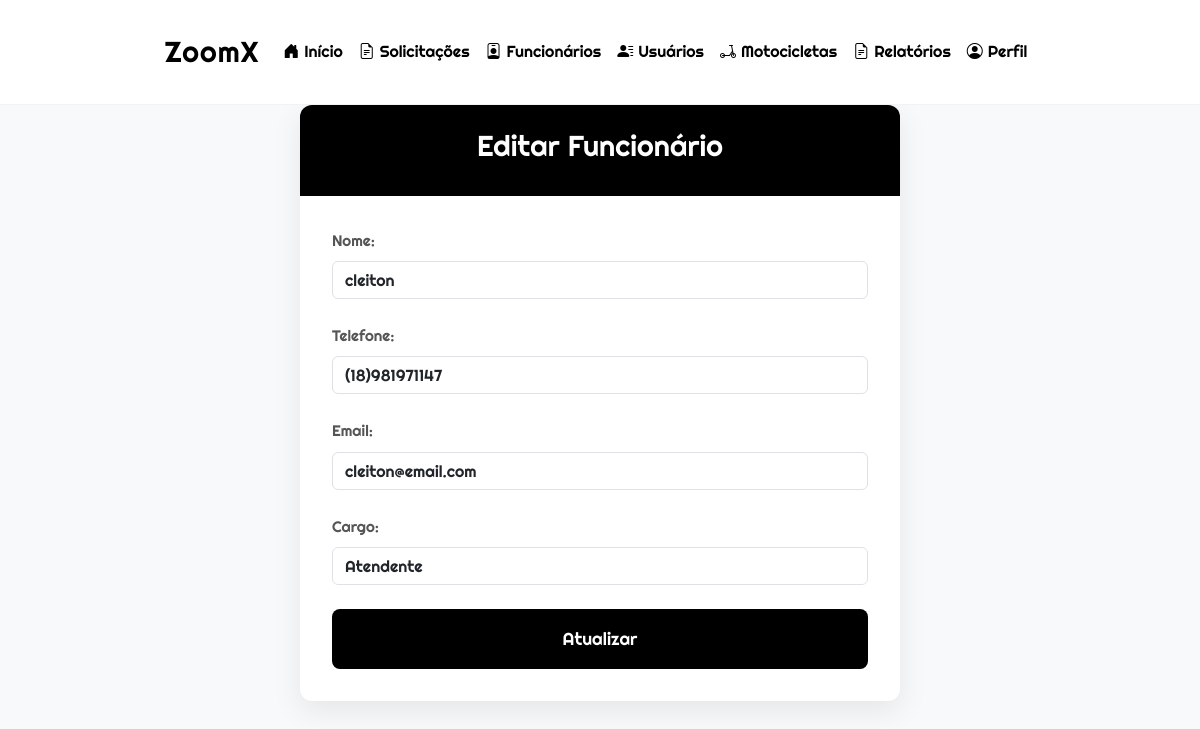
The page /admin/funcionarios/editar_funcionario.php?id=1 (signed in) on the database its author committed.
### tables this page shows
CREATE TABLE `funcionarios` (
  `fun_codigo` int(11) NOT NULL,
  `fun_nome` varchar(255) NOT NULL,
  `fun_email` varchar(255) NOT NULL,
  `fun_telefone` varchar(15) NOT NULL,
  `fun_data_contratacao` date NOT NULL,
  `fun_cnh` varchar(20) DEFAULT NULL,
  `fun_ativo` tinyint(1) NOT NULL DEFAULT 1,
  `fun_senha` varchar(255) NOT NULL,
  `fun_cargo` varchar(100) NOT NULL
);

### admin/funcionarios/editar_funcionario.php (the view, shortened to what this page needs)
<?php
$conexao = conexao::getInstance();
$id = filter_input(INPUT_GET, 'id', FILTER_SANITIZE_NUMBER_INT);
$sql = 'SELECT * FROM funcionarios WHERE fun_codigo = :id';
$stmt = $conexao->prepare($sql);
$stmt->bindValue(':id', $id, PDO::PARAM_INT);
$stmt->execute();
$funcionario = $stmt->fetch(PDO::FETCH_ASSOC);
?>
<!DOCTYPE html>
<html lang="pt-BR">
<head>
</head>
<body>
    <?php include '../../components/header_admin.php'; ?>
    <div class="form-container">
        <div class="form-header">
            <h1>Editar Funcionário</h1>
        </div>
        <form class="form-body" action="../../actions/actionfuncionario.php" method="POST">
            <div class="form-group">
                <label for="nome">Nome:</label>
                <input type="text" name="nome" id="nome" class="form-control" value="<?php echo htmlspecialchars($funcionario['fun_nome']); ?>" required>
            </div>
            <div class="form-group">
                <label for="cpf">Telefone:</label>
                <input type="text" name="telefone" id="telefone" class="form-control" value="<?php echo htmlspecialchars($funcionario['fun_telefone']); ?>" required>
            </div>
            <div class="form-group">
                <label for="email">Email:</label>
                <input type="email" name="email" id="email" class="form-control" value="<?php echo htmlspecialchars($funcionario['fun_email']); ?>" required>
            </div>
            <div class="form-group">
                <label for="cargo">Cargo:</label>
                <select name="cargo" id="cargo" class="form-control" required>
                    <option value="Atendente" <?php echo ($funcionario['fun_cargo'] == 'Atendente') ? 'selected' : ''; ?>>Atendente</option>
                </select>
            </div>
            <button type="submit" class="btn-submit">Atualizar</button>
        </form>
    </div>
</body>
</html>

### admin/funcionarios/editar_funcionario.php (style rules this page uses)
:root { --bg-color: #f0f0f0; --text-color: #000; --accent-color: #000; --border-color: #ddd; }
* { margin: 0; padding: 0; box-sizing: border-box; }
body { font-family: 'Righteous', sans-serif; background-color: var(--bg-color); color: var(--text-color); }
.form-container { max-width: 600px; margin: 0 auto; background-color: #fff; border-radius: 12px; box-shadow: 0 10px 30px rgba(0, 0, 0, 0.08); overflow: hidden; }
.form-header { background-color: var(--accent-color); color: white; padding: 1.5rem; text-align: center; }
.form-header h1 { font-size: 1.8rem; }
.form-body { padding: 2rem; }
.form-group { margin-bottom: 1.5rem; }
label { display: block; margin-bottom: 0.5rem; color: #555; font-size: 0.95rem; }
.form-control { width: 100%; padding: 0.8rem 1rem; border: 1px solid var(--border-color); border-radius: 8px; font-family: 'Righteous', sans-serif; font-size: 1rem; transition: all 0.3s; }
.btn-submit { width: 100%; padding: 1rem; background-color: var(--accent-color); color: white; border: none; border-radius: 8px; font-size: 1.1rem; cursor: pointer; transition: all 0.3s; }

### components/header_admin.php (style rules this page uses)
:root { --primary: #000; --secondary: #fff; --accent: #007bff; --light-bg: #f8f9fa; }
body { font-family: 'Righteous', sans-serif; background-color: var(--light-bg); color: var(--primary); line-height: 1.6; }

### rows shown on the page
funcionarios: nome "cleiton", telefone "(18)981971147", email "cleiton@email.com", cargo "Atendente"
